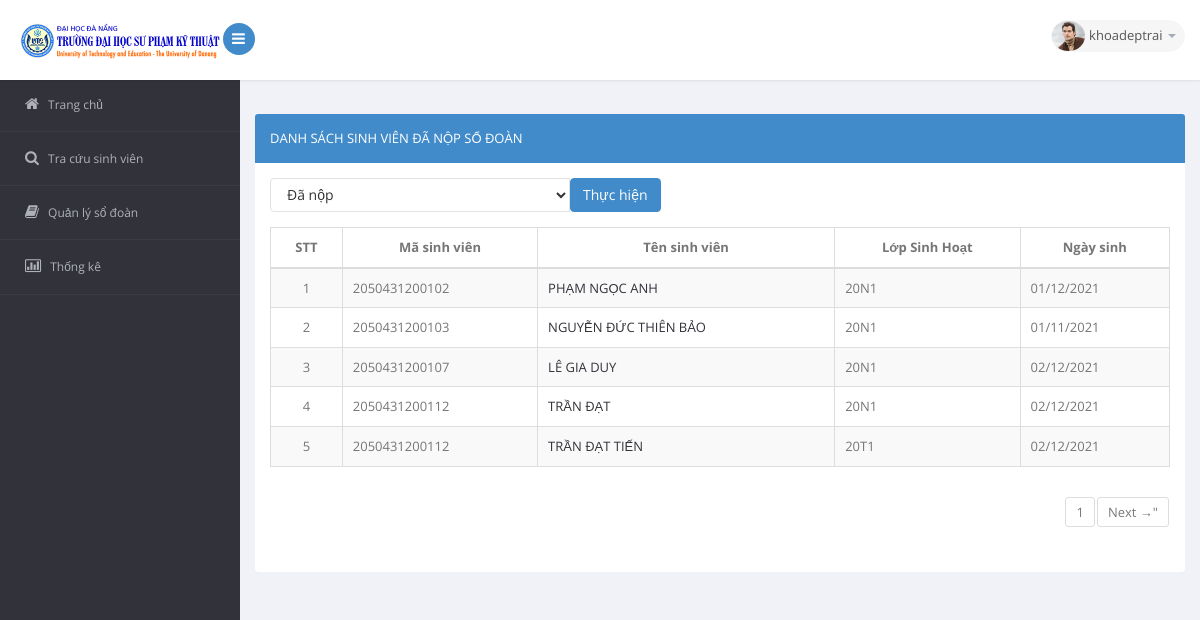
/thongke/index.php (signed in), run on an earlier commit of the app's database.
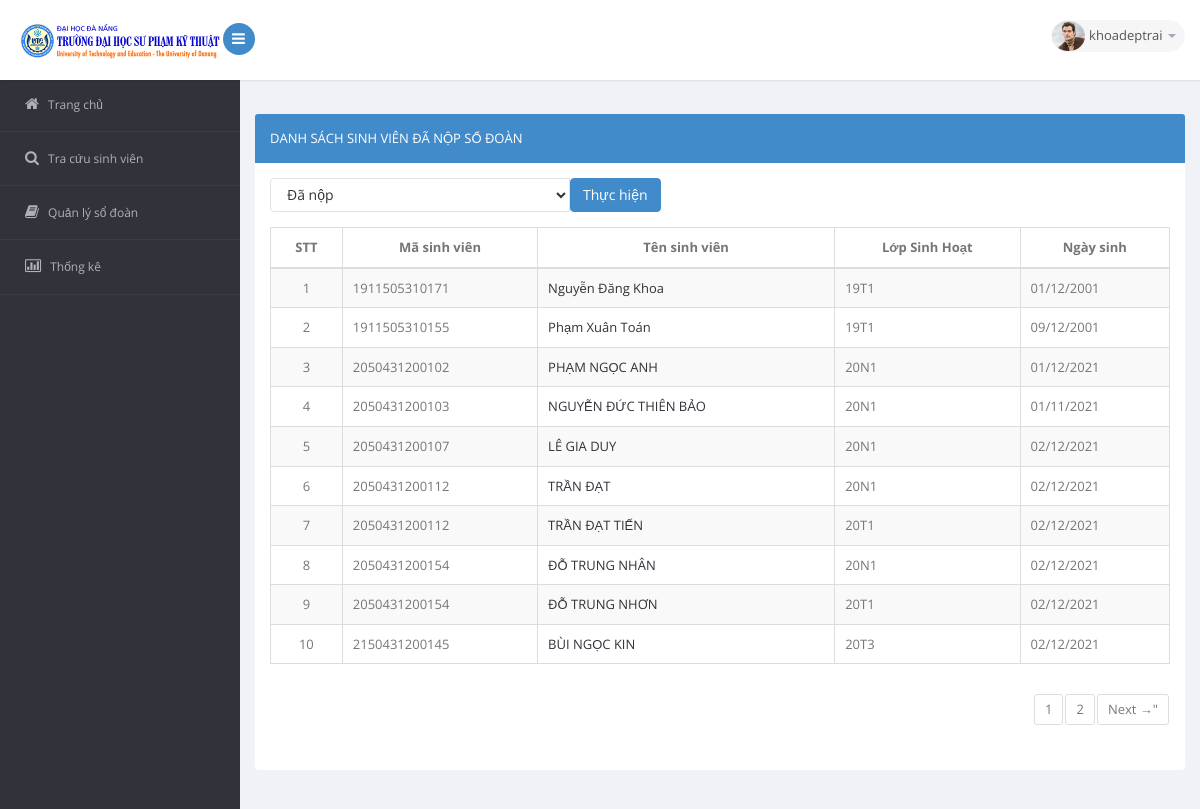
And on a later commit of the database.
### tables this page shows
CREATE TABLE `sinhvien` (
  `idsv` int(11) NOT NULL,
  `masv` varchar(20) NOT NULL,
  `tensv` varchar(200) NOT NULL,
  `lopSH` varchar(10) NOT NULL,
  `ngaysinh` date NOT NULL
);

### model/SinhVien.php (called while the page is built, shortened)
<?php
function get_danop($from, $sotin1trang) {
    global $db;
    $query = 'SELECT * FROM sinhvien WHERE masv IN (SELECT masv FROM sodoan) LIMIT '.$from.','.$sotin1trang;
    $statement = $db->prepare($query);
    $statement->execute();
    $list_sv = $statement->fetchAll();
    return $list_sv;
}
function get_danopCount() {
    global $db;
    $query = 'SELECT * FROM sinhvien WHERE masv IN (SELECT masv FROM sodoan)';
    $statement = $db->prepare($query);
    $statement->execute();
    $list_sv = $statement->fetchAll();
    $sl = sizeof($list_sv);
    return $sl;
}
?>

### thongke/thongke.php (the view, shortened to what this page needs)
<section id="main-content">
    <section class="wrapper">
        <div class="row">
            <div class="col-sm-12">
                <section class="panel panel-primary">
                    <header class="panel-heading">
                        Danh sách sinh viên <?php echo $text ?>
                    </header>
                    <div class="panel-body">
                        <form action="index.php?page=1" method="post">
                            <div class="input-group m-bot15">
                                <select name="action" class="form-control" style="width: 300px" id="source">
                                    <option  value="danop">Đã nộp</option>
                                </select>
                                <button type="submit" class="btn btn-success">Thực hiện</button>
                            </div>
                        </form>
                        <section id="unseen">
                            <table class="table table-bordered table-striped table-condensed">
                                <thead>
                                    <tr>
                                        <th>STT</th>
                                        <th>Mã sinh viên</th>
                                        <th>Tên sinh viên</th>
                                        <th>Lớp Sinh Hoạt</th>
                                        <th>Ngày sinh</th>
                                    </tr>
                                </thead>
                                <tbody>
                                    <?php $i = $batdau + 1; ?>
                                    <?php foreach ($list_sv as $sv) : ?>
                                        <tr>
                                            <td><?php echo $i ?></td>
                                            <td><?php echo $sv['masv']; ?></td>
                                            <td>
                                                <a href="../tracuusinhvien/index.php?action=view_sv&amp;findid=<?php echo $sv['idsv']; ?>">
                                                    <?php echo htmlspecialchars($sv['tensv']); ?>
                                                </a>
                                            </td>
                                            <td><?php echo $sv['lopSH']; ?></td>
                                            <td><?php echo date('d/m/Y', strtotime($sv['ngaysinh'])); ?></td>
                                            <?php $i = $i + 1; ?>
                                        </tr>
                                    <?php endforeach; ?>
                                </tbody>
                            </table>
                            <div class="dataTables_paginate paging_bootstrap pagination">
                                <ul>
                                    <?php
                                    for ($t = 1; $t <= $sotrang; $t++) {
                                        echo '<li><a href="index.php?page=' . $t . '">' . $t . '</a></li>';
                                    }
                                    if ($_GET['page'] < $sotrang) {
                                        echo '<li class="next"><a href="index.php?page=' . ($_GET['page'] + 1) . '">Next →"</a></li>';
                                    }
                                    ?>
                                </ul>
                            </div>
                        </section>
                    </div>
                </section>
            </div>
        </div>
    </section>

What changed in the data, as far as the page shows it:
added sinhvien: masv "1911505310171", tensv "Nguyễn Đăng Khoa", lopSH "19T1", ngaysinh "01/12/2001"
added sinhvien: masv "1911505310155", tensv "Phạm Xuân Toán", lopSH "19T1", ngaysinh "09/12/2001"
now on this page (row unchanged): sinhvien: masv "2050431200154", tensv "ĐỖ TRUNG NHÂN", lopSH "20N1", ngaysinh "02/12/2021"
now on this page (row unchanged): sinhvien: masv "2050431200154", tensv "ĐỖ TRUNG NHƠN", lopSH "20T1", ngaysinh "02/12/2021"
now on this page (row unchanged): sinhvien: masv "2150431200145", tensv "BÙI NGỌC KIN", lopSH "20T3", ngaysinh "02/12/2021"
Also different on the page:
new list line: "2"
